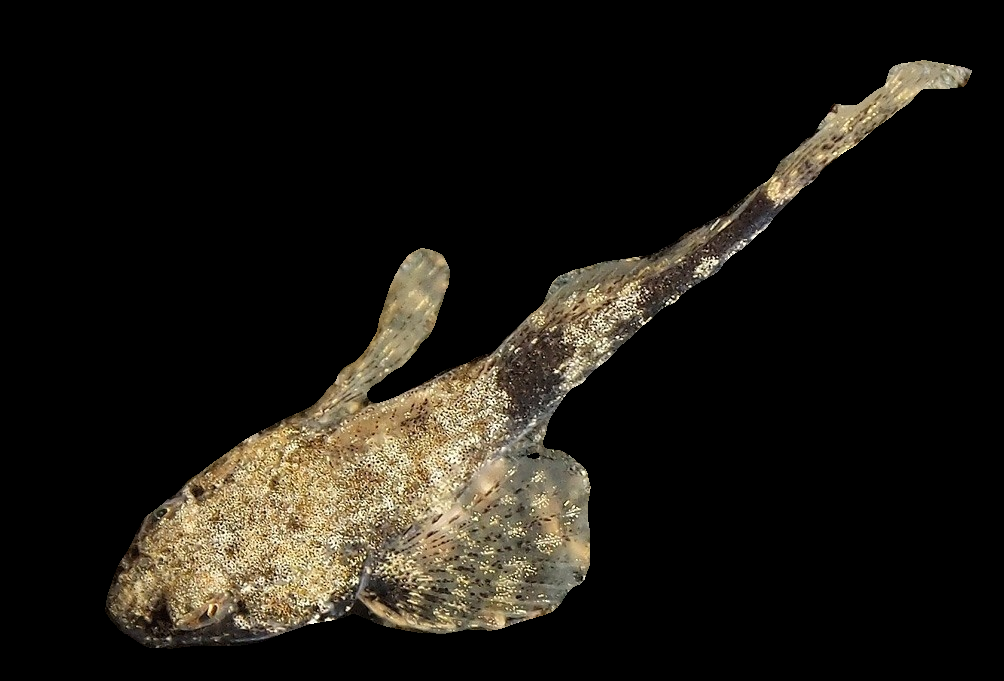
#> input picture result1.png, 1004 x 681 px, given in place of result1.jpg, which was not available
$ python t.py
#> lines starting #> are read from the running program, lines starting #| are printed output that depends on the picture; after the words box and inside, x2 and y2 are one past the last pixel; in counts of white or black regions, pixels touching at a corner belong together; pictures that were not available may be replaced by others from this repository, and a replacement may not be noted
import cv2
import numpy as np
import os
#t1 for testdataset,tr for traindataset，notice that tv is for validation
def get_all_file_paths(folder_path):
#> called with folder_path = './SINetV2/res3'
    file_paths = []
    for root, _, files in os.walk(folder_path):
        for file in files:
            file_paths.append(os.path.join(root, file))
    return file_paths
def to1(color_image_path,segmentation_image_path,tag):#这个函数用于转换至半二值函数
    #读取图片
#> called with color_image_path = './SINetV2/CAMO/image/result1.jpg', segmentation_image_path = '_only/result1.png', tag = 1
    color_image = cv2.imread(color_image_path)
#> color_image is the input picture: shape (681, 1004, 3); mean B, G, R 18.6, 24.6, 27.6
    segmentation_image = cv2.imread(segmentation_image_path, cv2.IMREAD_GRAYSCALE)
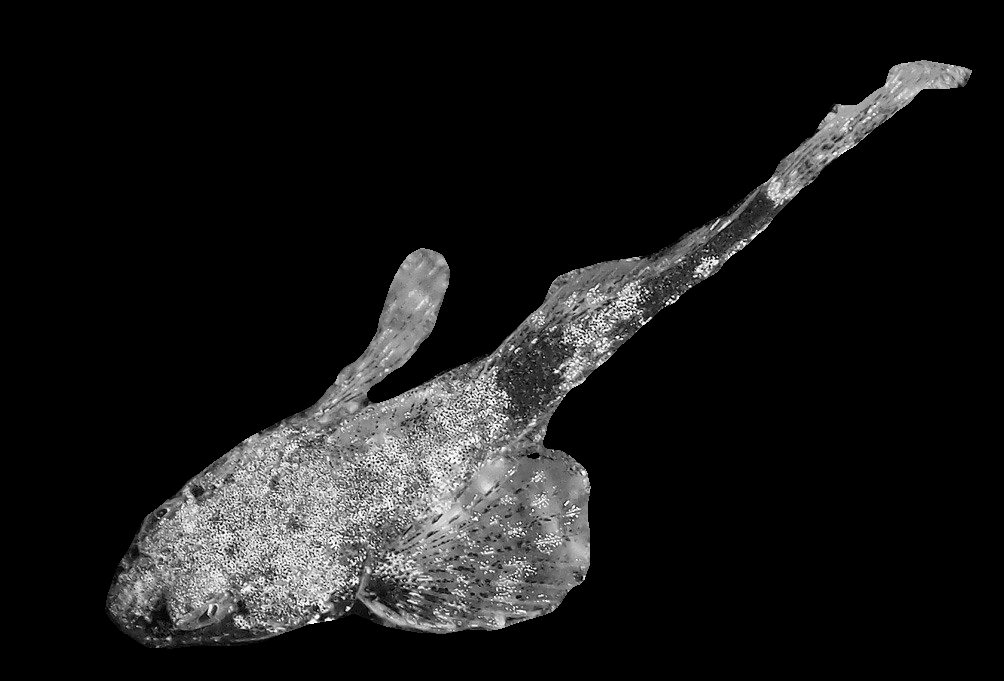
#> segmentation_image: shape (681, 1004); min 0, max 253, mean 24.7
    save_path = 'C:/python/UI/result1.png'
    # 将黑白分割图转换为二值图像
    _, binary_mask = cv2.threshold(segmentation_image, 127, 255, cv2.THRESH_BINARY)
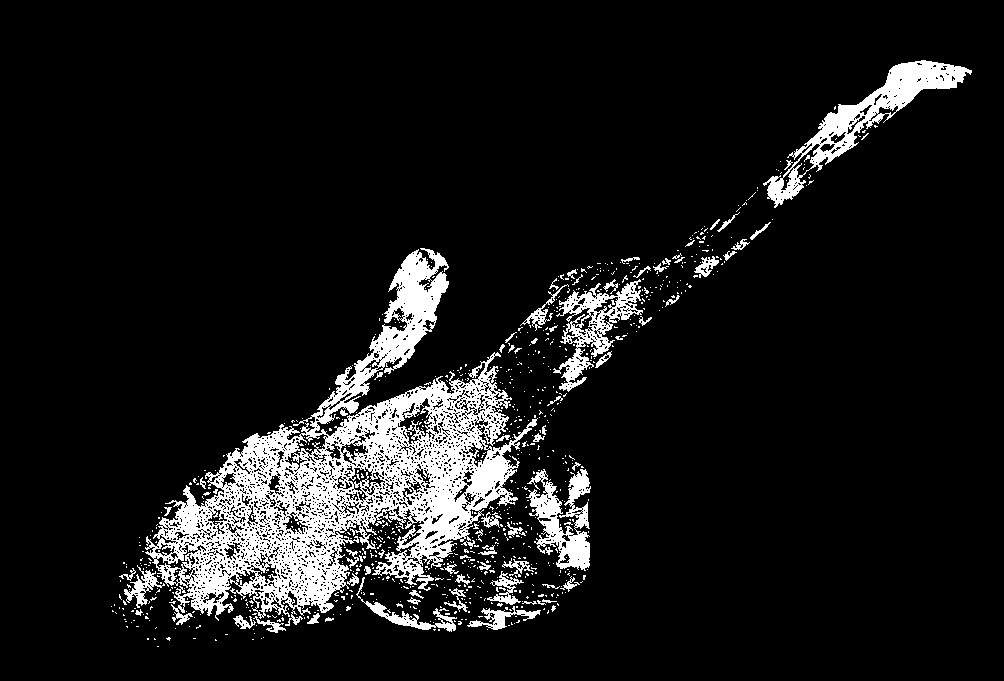
#> binary_mask: shape (681, 1004); 9.6% white; 876 white regions (803 under 20 px), largest, box (x1, y1, x2, y2) and area: (145, 248, 538, 626) 44884, (763, 60, 972, 208) 5695, (526, 469, 591, 571) 3111
    binary_mask = binary_mask.astype(np.uint8)  # 将掩码转换为 8 位无符号整数类型

    # 创建一个全黑的背景图像
    background = np.zeros_like(color_image)

    # 将二值图像作为掩码，将彩色图像中的前景部分提取出来
    foreground = cv2.bitwise_and(color_image, color_image, mask=binary_mask)
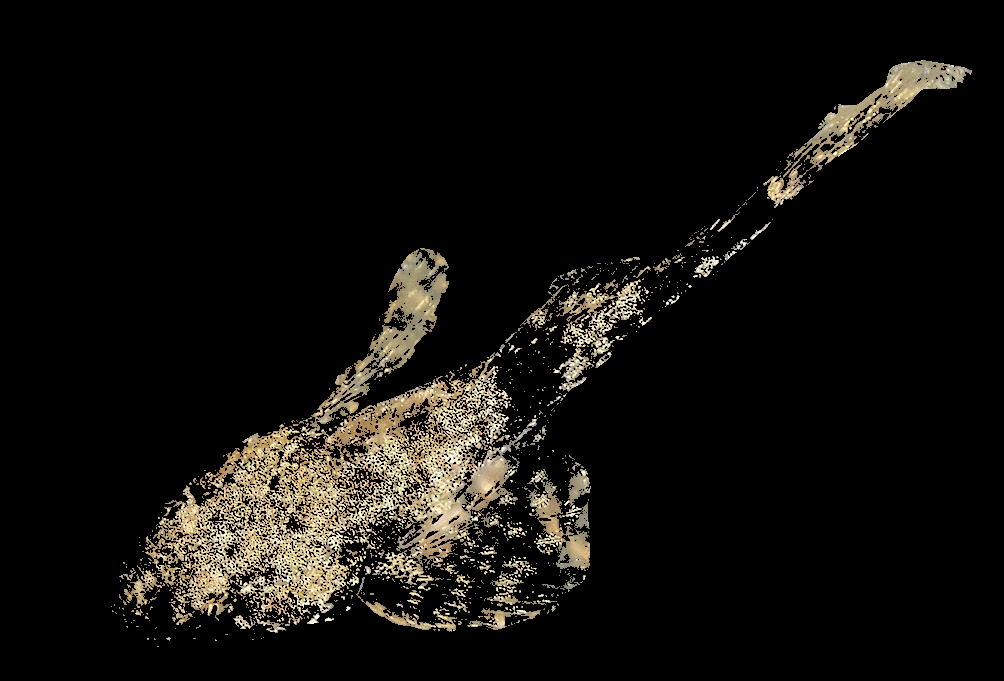
#> foreground: shape (681, 1004, 3); mean B, G, R 12.9, 16.5, 18.2

    # 将前景部分与背景合并
    res = cv2.add(background, foreground)
#> background: shape (681, 1004, 3); every value is 0
    #保存图片
    if tag==0:
        cv2.imwrite(save_path, res)
    elif tag==1:
        cv2.imwrite('./tv/'+os.path.basename(segmentation_image_path),res)
    return save_path

  #这个函数用于将图片识别的部分用淡红色框住，但整体仍然保留彩色
def to2(color_image_path, segmentation_image_path):
    # 读取彩色图片和分割图像
    color_image = cv2.imread(color_image_path)
    segmentation_image = cv2.imread(segmentation_image_path, cv2.IMREAD_GRAYSCALE)

    # 将黑白分割图转换为二值图像
    _, binary_mask = cv2.threshold(segmentation_image, 127, 255, cv2.THRESH_BINARY)

    # 创建一个淡红色的图层
    red_layer = np.zeros_like(color_image, dtype=np.uint8)
    red_layer[:, :, 2] = 255  # 设置红色通道为255（完全红色）

    # 将淡红色图层与二值掩码相乘以产生淡红色的遮罩
    red_mask = cv2.bitwise_and(red_layer, red_layer, mask=binary_mask)

    # 将淡红色遮罩与彩色图像相加以突出显示物体
    highlighted_image = cv2.addWeighted(color_image, 1, red_mask, 0.5, 0)

    # 保存结果图像
    save_path = 'C:/python/UI/result2.png'
    cv2.imwrite(save_path, highlighted_image)
    return save_path


if __name__ == '__main__':
    #导入文件夹路径
    print("hi")
    folder_path = './SINetV2/res3'  # 替换为你的文件夹路径
    all_file_paths = get_all_file_paths(folder_path)
    i=0
    for file_path in all_file_paths:
        i=i+1
        #要除去前缀和尾缀
        basename = os.path.basename(file_path)
        filename, file_extension = os.path.splitext(basename)

        rt=to1('./SINetV2/CAMO/image/'+filename+'.jpg',file_path,1)
        print('picutre{}already processed'.format(i))
